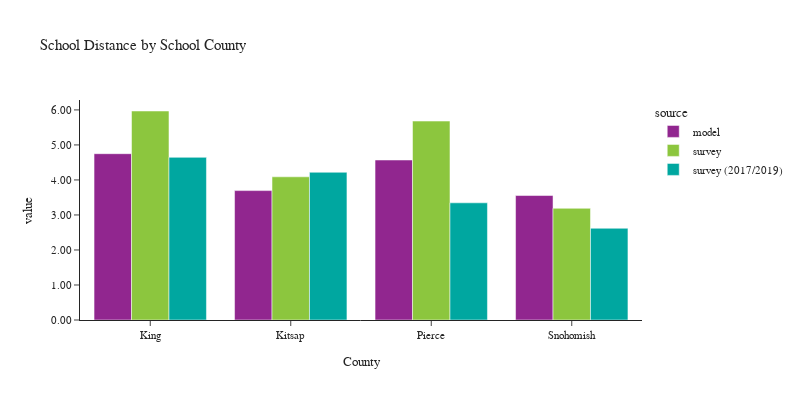

The cell this chart's notebook holds for it:
### Code cell
plot_school_location(df_students, 'CountyName_school', 'School County', 'County')

### Figure 1 — Plotly figure (JSON) as saved in the notebook; plotly's stock layout.template omitted (floating-point values rounded to 4 significant figures)
{"data": [{"alignmentgroup": "True", "customdata": [[531112], [55667], [219614], [167080]], "hovertemplate": "source=model<br>CountyName_school=%{x}<br>value=%{y}<br>sample count=%{customdata[0]}<extra></extra>", "legendgroup": "model", "marker": {"color": "#91268F", "pattern": {"shape": ""}}, "name": "model", "offsetgroup": "model", "orientation": "v", "showlegend": true, "textposition": "auto", "type": "bar", "x": ["King", "Kitsap", "Pierce", "Snohomish"], "xaxis": "x", "y": [4.75, 3.696, 4.57, 3.555], "yaxis": "y"}, {"alignmentgroup": "True", "customdata": [[646], [48], [107], [118]], "hovertemplate": "source=survey<br>CountyName_school=%{x}<br>value=%{y}<br>sample count=%{customdata[0]}<extra></extra>", "legendgroup": "survey", "marker": {"color": "#8CC63E", "pattern": {"shape": ""}}, "name": "survey", "offsetgroup": "survey", "orientation": "v", "showlegend": true, "textposition": "auto", "type": "bar", "x": ["King", "Kitsap", "Pierce", "Snohomish"], "xaxis": "x", "y": [5.969, 4.09, 5.681, 3.19], "yaxis": "y"}, {"alignmentgroup": "True", "customdata": [[374], [18], [33], [26]], "hovertemplate": "source=survey (2017/2019)<br>CountyName_school=%{x}<br>value=%{y}<br>sample count=%{customdata[0]}<extra></extra>", "legendgroup": "survey (2017/2019)", "marker": {"color": "#00A7A0", "pattern": {"shape": ""}}, "name": "survey (2017/2019)", "offsetgroup": "survey (2017/2019)", "orientation": "v", "showlegend": true, "textposition": "auto", "type": "bar", "x": ["King", "Kitsap", "Pierce", "Snohomish"], "xaxis": "x", "y": [4.645, 4.219, 3.347, 2.62], "yaxis": "y"}], "layout": {"barmode": "group", "font": {"size": 11}, "height": 400, "legend": {"title": {"text": "source"}, "tracegroupgap": 0}, "title": {"text": "School Distance by School County"}, "width": 800, "xaxis": {"anchor": "y", "domain": [0.0, 1.0], "title": {"text": "County"}}, "yaxis": {"anchor": "x", "domain": [0.0, 1.0], "tickformat": ".2f", "title": {"text": "value"}}}}
